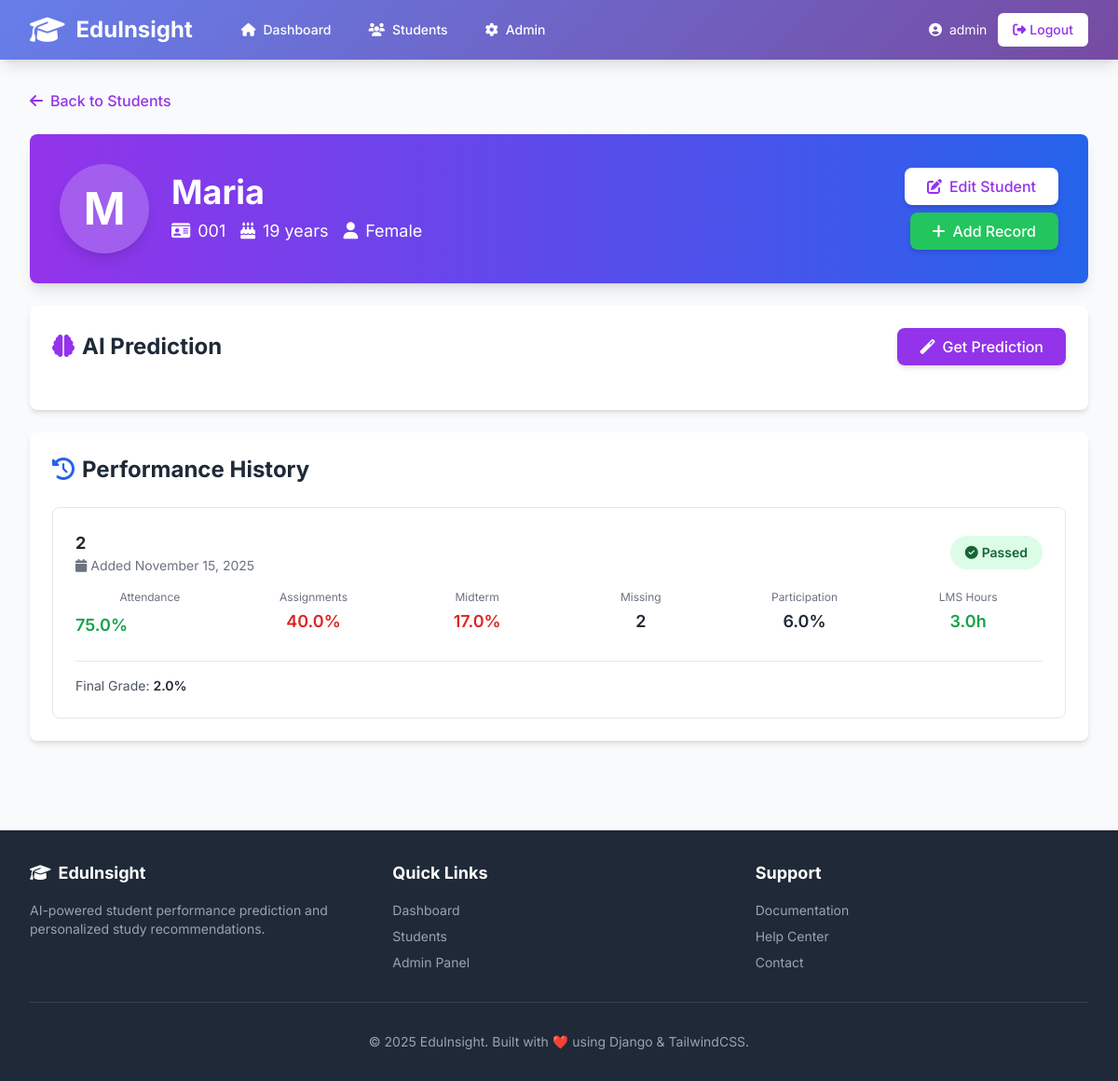
The page /students/1/ (signed in) on the database its author committed.
### students/models.py (models this page shows, shortened)
class Student(models.Model):
    user = models.OneToOneField(User, null=True, blank=True, on_delete=models.SET_NULL)
    student_id = models.CharField(max_length=50, unique=True)
    full_name = models.CharField(max_length=200)
    age = models.IntegerField(null=True, blank=True)
    gender = models.CharField(max_length=20, null=True, blank=True)

class PerformanceRecord(models.Model):
    student = models.ForeignKey(Student, related_name='records', on_delete=models.CASCADE)
    term = models.CharField(max_length=50)
    attendance_rate = models.FloatField(help_text="Percent, 0-100")
    avg_assignment_score = models.FloatField()
    midterm_score = models.FloatField()
    missing_assignments = models.IntegerField()
    participation = models.FloatField()
    lms_hours = models.FloatField()
    final_grade = models.FloatField(null=True, blank=True)  # if available
    passed = models.BooleanField(null=True, blank=True)
    created_at = models.DateTimeField(auto_now_add=True)
    class Meta:
        ordering = ['-created_at']

### students/views.py (the view)
# urls.py: path('students/<int:pk>/', StudentDetailView.as_view(), name='student_detail'),
class StudentDetailView(DetailView):
    model = Student
    template_name = 'student_detail.html'
    context_object_name = 'student'
    def get_context_data(self, **kwargs):
        context = super().get_context_data(**kwargs)
        student = self.get_object()
        context['records'] = student.records.all()
        context['has_records'] = student.records.exists()
        return context

### templates/student_detail.html (shortened to what this page needs)
{% extends 'base.html' %}
{% block content %}
<div class="space-y-6">
    <a href="{% url 'student_list' %}" class="inline-flex items-center text-purple-600 hover:text-purple-800 font-medium">
        <i class="fas fa-arrow-left mr-2"></i>Back to Students
    </a>
    <div class="bg-gradient-to-r from-purple-600 to-blue-600 rounded-lg shadow-lg p-8 text-white">
        <div class="flex items-center justify-between">
            <div class="flex items-center space-x-6">
                <div class="bg-white bg-opacity-20 rounded-full w-24 h-24 flex items-center justify-center text-5xl font-bold shadow-lg backdrop-blur">
                    {{ student.full_name|slice:":1"|upper }}
                </div>
                <div>
                    <h1 class="text-4xl font-bold mb-2">{{ student.full_name }}</h1>
                    <div class="flex items-center space-x-4 text-lg">
                        <span><i class="fas fa-id-card mr-2"></i>{{ student.student_id }}</span>
                        {% if student.age %}
                        <span><i class="fas fa-birthday-cake mr-2"></i>{{ student.age }} years</span>
                        {% endif %}
                        {% if student.gender %}
                        <span><i class="fas fa-user mr-2"></i>{{ student.gender }}</span>
                        {% endif %}
                    </div>
                </div>
            </div>
            <div class="text-right">
                <a href="/admin/students/student/{{ student.id }}/change/"
                   class="bg-white text-purple-600 hover:bg-gray-100 font-medium py-2 px-6 rounded-lg transition shadow-md inline-block mb-2">
                    <i class="fas fa-edit mr-2"></i>Edit Student
                </a>
                <br>
                <a href="/admin/students/performancerecord/add/?student={{ student.id }}"
                   class="bg-green-500 hover:bg-green-600 text-white font-medium py-2 px-6 rounded-lg transition shadow-md inline-block">
                    <i class="fas fa-plus mr-2"></i>Add Record
                </a>
            </div>
        </div>
    </div>
    {% if has_records %}
    <div class="bg-white rounded-lg shadow-md p-6">
        <div class="flex items-center justify-between mb-6">
            <h2 class="text-2xl font-bold text-gray-800">
                <i class="fas fa-brain text-purple-600 mr-2"></i>AI Prediction
            </h2>
            <button onclick="getPrediction()" id="predictBtn"
                    class="bg-purple-600 hover:bg-purple-700 text-white font-medium py-2 px-6 rounded-lg transition shadow-md">
                <i class="fas fa-magic mr-2"></i>Get Prediction
            </button>
        </div>
    </div>
    {% endif %}
    <div class="bg-white rounded-lg shadow-md p-6">
        <h2 class="text-2xl font-bold text-gray-800 mb-6">
            <i class="fas fa-history text-blue-600 mr-2"></i>Performance History
        </h2>
        {% if records %}
        <div class="space-y-4">
            {% for record in records %}
            <div class="border border-gray-200 rounded-lg p-6 hover:shadow-md transition">
                <div class="flex items-center justify-between mb-4">
                    <div>
                        <h3 class="font-bold text-lg text-gray-800">{{ record.term }}</h3>
                        <p class="text-sm text-gray-500">
                            <i class="fas fa-calendar mr-1"></i>Added {{ record.created_at|date:"F d, Y" }}
                        </p>
                    </div>
                    {% if record.passed is not None %}
                        {% if record.passed %}
                        <span class="bg-green-100 text-green-800 text-sm font-semibold px-4 py-2 rounded-full">
                            <i class="fas fa-check-circle mr-1"></i>Passed
                        </span>
                        {% else %}
                        <span class="bg-red-100 text-red-800 text-sm font-semibold px-4 py-2 rounded-full">
                            <i class="fas fa-times-circle mr-1"></i>Failed
                        </span>
                        {% endif %}
                    {% endif %}
                </div>
                <div class="grid grid-cols-2 md:grid-cols-3 lg:grid-cols-6 gap-4">
                    <div class="text-center">
                        <p class="text-xs text-gray-500 mb-1">Attendance</p>
                        <div class="relative pt-1">
                            <div class="flex mb-2 items-center justify-between">
                                <div class="text-lg font-semibold {% if record.attendance_rate < 75 %}text-red-600{% else %}text-green-600{% endif %}">
                                    {{ record.attendance_rate }}%
                                </div>
                            </div>
                        </div>
                    </div>
                    <div class="text-center">
                        <p class="text-xs text-gray-500 mb-1">Assignments</p>
                        <div class="text-lg font-semibold {% if record.avg_assignment_score < 60 %}text-red-600{% else %}text-green-600{% endif %}">
                            {{ record.avg_assignment_score }}%
                        </div>
                    </div>
                    <div class="text-center">
                        <p class="text-xs text-gray-500 mb-1">Midterm</p>
                        <div class="text-lg font-semibold {% if record.midterm_score < 50 %}text-red-600{% else %}text-green-600{% endif %}">
                            {{ record.midterm_score }}%
                        </div>
                    </div>
                    <div class="text-center">
                        <p class="text-xs text-gray-500 mb-1">Missing</p>
                        <div class="text-lg font-semibold {% if record.missing_assignments > 2 %}text-red-600{% else %}text-gray-800{% endif %}">
                            {{ record.missing_assignments }}
                        </div>
                    </div>
                    <div class="text-center">
                        <p class="text-xs text-gray-500 mb-1">Participation</p>
                        <div class="text-lg font-semibold text-gray-800">
                            {{ record.participation }}%
                        </div>
                    </div>
                    <div class="text-center">
                        <p class="text-xs text-gray-500 mb-1">LMS Hours</p>
                        <div class="text-lg font-semibold {% if record.lms_hours < 2 %}text-red-600{% else %}text-green-600{% endif %}">
                            {{ record.lms_hours }}h
                        </div>
                    </div>
                </div>
                {% if record.final_grade %}
                <div class="mt-4 pt-4 border-t border-gray-200">
                    <p class="text-sm text-gray-600">
                        Final Grade: <span class="font-semibold text-gray-800">{{ record.final_grade }}%</span>
                    </p>
                </div>
                {% endif %}
            </div>
            {% endfor %}
        </div>
        {% endif %}
    </div>
</div>
{% endblock %}

### templates/base.html (shortened to what this page needs)
<!DOCTYPE html>
<html lang="en">
<head>
    <script src="https://cdn.tailwindcss.com"></script>
    <link rel="stylesheet" href="https://cdnjs.cloudflare.com/ajax/libs/font-awesome/6.4.0/css/all.min.css">
</head>
<body class="bg-gray-50">
    <nav class="gradient-bg shadow-lg">
        <div class="max-w-7xl mx-auto px-4 sm:px-6 lg:px-8">
            <div class="flex justify-between h-16">
                <div class="flex items-center">
                    <a href="{% url 'dashboard' %}" class="flex items-center">
                        <i class="fas fa-graduation-cap text-white text-3xl mr-3"></i>
                        <span class="text-white text-2xl font-bold">EduInsight</span>
                    </a>
                    <div class="hidden md:flex ml-10 space-x-4">
                        <a href="{% url 'dashboard' %}" class="text-white hover:bg-white hover:bg-opacity-20 px-3 py-2 rounded-md text-sm font-medium transition">
                            <i class="fas fa-home mr-2"></i>Dashboard
                        </a>
                        <a href="{% url 'student_list' %}" class="text-white hover:bg-white hover:bg-opacity-20 px-3 py-2 rounded-md text-sm font-medium transition">
                            <i class="fas fa-users mr-2"></i>Students
                        </a>
                        <a href="/admin/" class="text-white hover:bg-white hover:bg-opacity-20 px-3 py-2 rounded-md text-sm font-medium transition">
                            <i class="fas fa-cog mr-2"></i>Admin
                        </a>
                    </div>
                </div>
                <div class="flex items-center space-x-4">
                    {% if user.is_authenticated %}
                        <div class="flex items-center space-x-3">
                            <span class="text-white text-sm">
                                <i class="fas fa-user-circle mr-1"></i>
                                {{ user.username }}
                            </span>
                            <a href="{% url 'admin:logout' %}" class="bg-white text-purple-600 hover:bg-gray-100 px-4 py-2 rounded-md text-sm font-medium transition">
                                <i class="fas fa-sign-out-alt mr-1"></i>Logout
                            </a>
                        </div>
                    {% else %}
                        <a href="/admin/" class="bg-white text-purple-600 hover:bg-gray-100 px-4 py-2 rounded-md text-sm font-medium transition">
                            <i class="fas fa-sign-in-alt mr-1"></i>Login
                        </a>
                    {% endif %}
                </div>
            </div>
        </div>
    </nav>
    <main class="max-w-7xl mx-auto px-4 sm:px-6 lg:px-8 py-8">
        {% block content %}{% endblock %}
    </main>
    <footer class="bg-gray-800 text-white mt-16">
        <div class="max-w-7xl mx-auto px-4 sm:px-6 lg:px-8 py-8">
            <div class="grid grid-cols-1 md:grid-cols-3 gap-8">
                <div>
                    <h3 class="text-lg font-bold mb-4">
                        <i class="fas fa-graduation-cap mr-2"></i>EduInsight
                    </h3>
                    <p class="text-gray-400 text-sm">
                        AI-powered student performance prediction and personalized study recommendations.
                    </p>
                </div>
                <div>
                    <h3 class="text-lg font-bold mb-4">Quick Links</h3>
                    <ul class="space-y-2 text-sm">
                        <li><a href="{% url 'dashboard' %}" class="text-gray-400 hover:text-white transition">Dashboard</a></li>
                        <li><a href="{% url 'student_list' %}" class="text-gray-400 hover:text-white transition">Students</a></li>
                        <li><a href="/admin/" class="text-gray-400 hover:text-white transition">Admin Panel</a></li>
                    </ul>
                </div>
                <div>
                    <h3 class="text-lg font-bold mb-4">Support</h3>
                    <ul class="space-y-2 text-sm">
                        <li><a href="#" class="text-gray-400 hover:text-white transition">Documentation</a></li>
                        <li><a href="#" class="text-gray-400 hover:text-white transition">Help Center</a></li>
                        <li><a href="#" class="text-gray-400 hover:text-white transition">Contact</a></li>
                    </ul>
                </div>
            </div>
            <div class="border-t border-gray-700 mt-8 pt-8 text-center text-sm text-gray-400">
                <p>&copy; 2025 EduInsight. Built with ❤️ using Django & TailwindCSS.</p>
            </div>
        </div>
    </footer>
</body>
</html>

### templates/base.html (style rules this page uses)
body { font-family: 'Inter', sans-serif; }
.gradient-bg { background: linear-gradient(135deg, #667eea 0%, #764ba2 100%); }

### rows shown on the page
Student: full_name "M", full_name "Maria", student_id "001", age "19", gender "Female"
PerformanceRecord: term "2", created_at "November 15, 2025", passed True (drawn), attendance_rate "75.0", avg_assignment_score "40.0", midterm_score "17.0", missing_assignments "2", participation "6.0", lms_hours "3.0", final_grade "2.0"

### other values the page prints
{{ user.username }} "admin"
